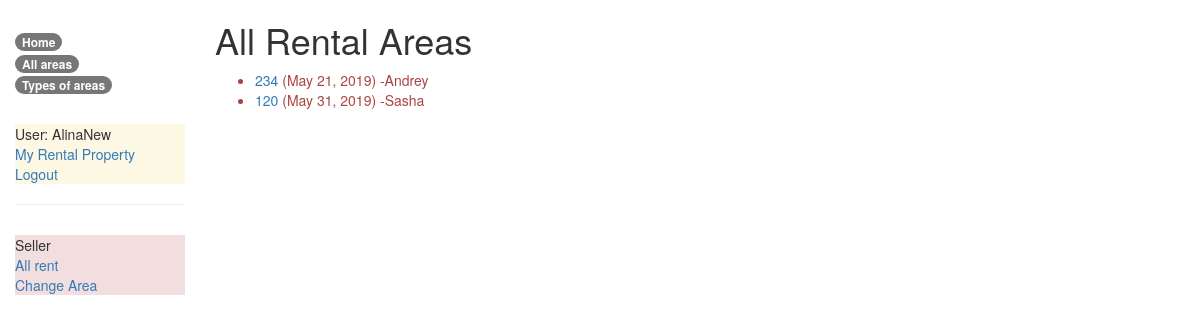
The page /catalog/rental/ (signed in) on the database its author committed.
### catalog/models.py (models this page shows, shortened)
class Area(models.Model):
    square = models.IntegerField(help_text="Площадь помещения")
    typeArea = models.ForeignKey('TypeArea', on_delete=models.SET_NULL, null=True)
    price = models.IntegerField(help_text="Цена")
    year = models.DateField(null=True, blank=True)
    floor = models.IntegerField(help_text="На каком этаже находится помещение")
    communication = models.ManyToManyField(Communication, help_text='Вода, отопление,электрическтво')
    address = models.TextField(help_text="Где находится")
    endOfRental = models.DateField(null=True, blank=True)
    rent = models.ForeignKey(User, on_delete=models.SET_NULL, null=True, blank=True)
    @property
    def is_overend(self):
        if self.endOfRental and date.today() > self.endOfRental:
            return True
        return False
    RENT_STATUS = (
        ('Free', 'Free'),
        ('Busy', 'Busy'),
    )
    status = models.CharField(
        max_length=4,
        choices=RENT_STATUS,
        blank=True,
        default="Free",
        help_text='Area availability')
    class Meta:
        ordering = ['endOfRental']
        permissions = (("can_mark_singled_out ", "Set area as free"),)
    def display_communication(self):
        return ','.join([communication.name for communication in self.communication.all()[:3]])
    display_communication.short_description = 'Communication'

### catalog/views.py (the view)
# urls.py: path('rental/', views.RentalBooksAllListView.as_view(), name='all-rent'),
class RentalBooksAllListView(PermissionRequiredMixin, generic.ListView):
    model = Area
    permission_required = ''
    template_name = 'catalog/area_list_rent_all.html'
    paginate_by = 10
    def get_queryset(self):
        return Area.objects.filter(status="Busy").order_by('endOfRental')

### catalog/templates/catalog/area_list_rent_all.html (shortened to what this page needs)
{% extends "base_generic.html" %}
{% block content %}
    <h1>All Rental Areas</h1>
    {% if area_list %}
    <ul>
      {% for area in area_list %}
      <li class="{% if area.is_overend %}text-danger{% endif %}">
        <a href="{% url 'area-detail' area.pk %}">{{area.square}}</a>
          ({{ area.endOfRental}}) {% if user.is_staff %}-{{ area.rent }}{% endif %}
      </li>
      {% endfor %}
    </ul>
    {% else %}
      <p>There are no rental area.</p>
    {% endif %}
{% endblock %}

### catalog/templates/base_generic.html (shortened to what this page needs)
<!DOCTYPE html>
<html lang="en">
<head>
  <link rel="stylesheet" href="https://maxcdn.bootstrapcdn.com/bootstrap/3.3.7/css/bootstrap.min.css">
  {% load static %}
  <link rel="stylesheet" href="{% static 'css/styles.css' %}">
</head>
<body>
  <div class="container-fluid">
    <div class="row">
      <div class="col-sm-2">
      {% block sidebar %}
      <ul class="sidebar-nav">
          <li><a href="{% url 'index' %}" class="badge badge-warning">Home</a></li>
          <li><a href="{% url 'areas' %}" class="badge badge-warning" >All areas</a></li>
          <li><a href="{% url 'tareas' %}" class="badge badge-warning">Types of areas</a></li>
      </ul>
      <ul class="sidebar-nav p-3 mb-2 bg-warning text-dark">
       {% if user.is_authenticated %}
         <li>User: {{ user.get_username }}</li>
         <li><a href="{% url 'my-rent'%}">My Rental Property</a></li>
         <li><a href="{% url 'logout'%}?next={{request.path}}">Logout</a></li>
       {% else %}
         <li><a href="{% url 'login'%}?next={{request.path}}">Login</a></li>
         <li><a href="{% url 'register'%}?next={{request.path}}">Registration</a></li>
       {% endif %}
      </ul>
      {% if user.is_staff %}
      <hr/>
      <ul class="sidebar-nav p-3 mb-2 bg-danger text-white">
      <li>Seller</li>
      <li><a href="{% url 'all-rent' %}">All rent</a></li>
      <li><a href="http://127.0.0.1:8000/admin/">Change Area</a></li>
      </ul>
       {% endif %}
     {% endblock %}
      </div>
      <div class="col-sm-10 ">
      {% block content %}{% endblock %}
      </div>
    </div>
  </div>
</body>
</html>

### catalog/static/css/styles.css (style rules this page uses)
.sidebar-nav { margin-top: 30px; padding: 0; list-style: none; box-sizing: content-box; }

### rows shown on the page
Area: square "234", endOfRental "May 21, 2019", rent "Andrey"
Area: square "120", endOfRental "May 31, 2019", rent "Sasha"

### other values the page prints
{{ user.get_username }} "AlinaNew"
